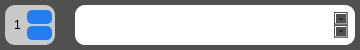
                     <widget class="QWidget" name="widget_33" native="true">
                      <property name="sizePolicy">
                       <sizepolicy hsizetype="Preferred" vsizetype="Preferred">
                        <horstretch>20</horstretch>
                        <verstretch>10</verstretch>
                       </sizepolicy>
                      </property>
                      <property name="minimumSize">
                       <size>
                        <width>300</width>
                        <height>50</height>
                       </size>
                      </property>
                      <property name="maximumSize">
                       <size>
                        <width>16777215</width>
                        <height>50</height>
                       </size>
                      </property>
                      <property name="styleSheet">
                       <string notr="true">background-color: rgb(80,80,80);
border-radius: 15px</string>
                      </property>
                      <layout class="QGridLayout" name="gridLayout_10">
                       <property name="leftMargin">
                        <number>5</number>
                       </property>
                       <property name="topMargin">
                        <number>5</number>
                       </property>
                       <property name="rightMargin">
                        <number>5</number>
                       </property>
                       <property name="bottomMargin">
                        <number>5</number>
                       </property>
                       <property name="spacing">
                        <number>0</number>
                       </property>
                       <item row="0" column="1">
                        <spacer name="horizontalSpacer_31">
                         <property name="orientation">
                          <enum>Qt::Orientation::Horizontal</enum>
                         </property>
                         <property name="sizeType">
                          <enum>QSizePolicy::Policy::Minimum</enum>
                         </property>
                         <property name="sizeHint" stdset="0">
                          <size>
                           <width>20</width>
                           <height>20</height>
                          </size>
                         </property>
                        </spacer>
                       </item>
                       <item row="0" column="0">
                        <widget class="QWidget" name="widget_15" native="true">
                         <property name="sizePolicy">
                          <sizepolicy hsizetype="Minimum" vsizetype="Minimum">
                           <horstretch>0</horstretch>
                           <verstretch>0</verstretch>
                          </sizepolicy>
                         </property>
                         <property name="minimumSize">
                          <size>
                           <width>50</width>
                           <height>40</height>
                          </size>
                         </property>
                         <property name="maximumSize">
                          <size>
                           <width>50</width>
                           <height>40</height>
                          </size>
                         </property>
                         <property name="palette">
                          <palette>
                           <active>
                            <colorrole role="Button">
                             <brush brushstyle="SolidPattern">
                              <color alpha="255">
                               <red>200</red>
                               <green>200</green>
                               <blue>200</blue>
                              </color>
                             </brush>
                            </colorrole>
                            <colorrole role="Text">
                             <brush brushstyle="SolidPattern">
                              <color alpha="255">
                               <red>220</red>
                               <green>227</green>
                               <blue>213</blue>
                              </color>
                             </brush>
                            </colorrole>
                            <colorrole role="ButtonText">
                             <brush brushstyle="SolidPattern">
                              <color alpha="255">
                               <red>0</red>
                               <green>0</green>
                               <blue>0</blue>
                              </color>
                             </brush>
                            </colorrole>
                            <colorrole role="Base">
                             <brush brushstyle="SolidPattern">
                              <color alpha="255">
                               <red>200</red>
                               <green>200</green>
                               <blue>200</blue>
                              </color>
                             </brush>
                            </colorrole>
                            <colorrole role="Window">
                             <brush brushstyle="SolidPattern">
                              <color alpha="255">
                               <red>200</red>
                               <green>200</green>
                               <blue>200</blue>
                              </color>
                             </brush>
                            </colorrole>
                           </active>
                           <inactive>
                            <colorrole role="Button">
                             <brush brushstyle="SolidPattern">
                              <color alpha="255">
                               <red>200</red>
                               <green>200</green>
                               <blue>200</blue>
                              </color>
                             </brush>
                            </colorrole>
                            <colorrole role="Text">
                             <brush brushstyle="SolidPattern">
                              <color alpha="255">
                               <red>220</red>
                               <green>227</green>
                               <blue>213</blue>
                              </color>
                             </brush>
                            </colorrole>
                            <colorrole role="ButtonText">
                             <brush brushstyle="SolidPattern">
                              <color alpha="255">
                               <red>0</red>
                               <green>0</green>
                               <blue>0</blue>
                              </color>
                             </brush>
                            </colorrole>
                            <colorrole role="Base">
                             <brush brushstyle="SolidPattern">
                              <color alpha="255">
                               <red>200</red>
                               <green>200</green>
                               <blue>200</blue>
                              </color>
                             </brush>
                            </colorrole>
                            <colorrole role="Window">
                             <brush brushstyle="SolidPattern">
                              <color alpha="255">
                               <red>200</red>
                               <green>200</green>
                               <blue>200</blue>
                              </color>
                             </brush>
                            </colorrole>
                           </inactive>
                           <disabled>
                            <colorrole role="Button">
                             <brush brushstyle="SolidPattern">
                              <color alpha="255">
                               <red>200</red>
                               <green>200</green>
                               <blue>200</blue>
                              </color>
                             </brush>
                            </colorrole>
                            <colorrole role="Base">
                             <brush brushstyle="SolidPattern">
                              <color alpha="255">
                               <red>200</red>
                               <green>200</green>
                               <blue>200</blue>
                              </color>
                             </brush>
                            </colorrole>
                            <colorrole role="Window">
                             <brush brushstyle="SolidPattern">
                              <color alpha="255">
                               <red>200</red>
                               <green>200</green>
                               <blue>200</blue>
                              </color>
                             </brush>
                            </colorrole>
                           </disabled>
                          </palette>
                         </property>
                         <property name="styleSheet">
                          <string notr="true">background-color:rgb(200,200,200);
border-radius: 10px;</string>
                         </property>
                         <layout class="QHBoxLayout" name="horizontalLayout_11">
                          <property name="leftMargin">
                           <number>5</number>
                          </property>
                          <property name="topMargin">
                           <number>0</number>
                          </property>
                          <property name="rightMargin">
                           <number>0</number>
                          </property>
                          <property name="bottomMargin">
                           <number>0</number>
                          </property>
                          <item>
                           <widget class="QSpinBox" name="spinBox_3">
                            <property name="minimumSize">
                             <size>
                              <width>40</width>
                              <height>30</height>
                             </size>
                            </property>
                            <property name="maximumSize">
                             <size>
                              <width>40</width>
                              <height>30</height>
                             </size>
                            </property>
                            <property name="baseSize">
                             <size>
                              <width>5</width>
                              <height>5</height>
                             </size>
                            </property>
                            <property name="palette">
                             <palette>
                              <active>
                               <colorrole role="Button">
                                <brush brushstyle="SolidPattern">
                                 <color alpha="255">
                                  <red>200</red>
                                  <green>200</green>
                                  <blue>200</blue>
                                 </color>
                                </brush>
                               </colorrole>
                               <colorrole role="Text">
                                <brush brushstyle="SolidPattern">
                                 <color alpha="255">
                                  <red>2</red>
                                  <green>1</green>
                                  <blue>1</blue>
                                 </color>
                                </brush>
                               </colorrole>
                               <colorrole role="Base">
                                <brush brushstyle="SolidPattern">
                                 <color alpha="255">
                                  <red>200</red>
                                  <green>200</green>
                                  <blue>200</blue>
                                 </color>
                                </brush>
                               </colorrole>
                               <colorrole role="Window">
                                <brush brushstyle="SolidPattern">
                                 <color alpha="255">
                                  <red>200</red>
                                  <green>200</green>
                                  <blue>200</blue>
                                 </color>
                                </brush>
                               </colorrole>
                              </active>
                              <inactive>
                               <colorrole role="Button">
                                <brush brushstyle="SolidPattern">
                                 <color alpha="255">
                                  <red>200</red>
                                  <green>200</green>
                                  <blue>200</blue>
                                 </color>
                                </brush>
                               </colorrole>
                               <colorrole role="Text">
                                <brush brushstyle="SolidPattern">
                                 <color alpha="255">
                                  <red>2</red>
                                  <green>1</green>
                                  <blue>1</blue>
                                 </color>
                                </brush>
                               </colorrole>
                               <colorrole role="Base">
                                <brush brushstyle="SolidPattern">
                                 <color alpha="255">
                                  <red>200</red>
                                  <green>200</green>
                                  <blue>200</blue>
                                 </color>
                                </brush>
                               </colorrole>
                               <colorrole role="Window">
                                <brush brushstyle="SolidPattern">
                                 <color alpha="255">
                                  <red>200</red>
                                  <green>200</green>
                                  <blue>200</blue>
                                 </color>
                                </brush>
                               </colorrole>
                              </inactive>
                              <disabled>
                               <colorrole role="Button">
                                <brush brushstyle="SolidPattern">
                                 <color alpha="255">
                                  <red>200</red>
                                  <green>200</green>
                                  <blue>200</blue>
                                 </color>
                                </brush>
                               </colorrole>
                               <colorrole role="Base">
                                <brush brushstyle="SolidPattern">
                                 <color alpha="255">
                                  <red>200</red>
                                  <green>200</green>
                                  <blue>200</blue>
                                 </color>
                                </brush>
                               </colorrole>
                               <colorrole role="Window">
                                <brush brushstyle="SolidPattern">
                                 <color alpha="255">
                                  <red>200</red>
                                  <green>200</green>
                                  <blue>200</blue>
                                 </color>
                                </brush>
                               </colorrole>
                              </disabled>
                             </palette>
                            </property>
                            <property name="styleSheet">
                             <string notr="true">QSpinBox::up-button{
			background-color:rgb(37,125,239);
			border-radius: 5px;
			width: 25px;
height:14px;
}
QSpinBox::down-button{
background-color:rgb(37,125,239);
border-radius: 5px;
width: 25px;
height:14px;
}
QSpinBox::down-arrow{
image:url(:/new/prefix1/arrow.png);
width: 8px;
height: 8px;
}

QSpinBox::up-arrow{
image:url(:/new/prefix1/arrow_up.png);
width: 8px;
height: 8px;
}
QSpinBox::base{
background-color: rgb(40,40,40);
border-radius: 5px;}</string>
                            </property>
                            <property name="minimum">
                             <number>1</number>
                            </property>
                            <property name="maximum">
                             <number>4</number>
                            </property>
                           </widget>
                          </item>
                         </layout>
                        </widget>
                       </item>
                       <item row="0" column="2">
                        <widget class="QPlainTextEdit" name="plainTextEdit_3">
                         <property name="enabled">
                          <bool>true</bool>
                         </property>
                         <property name="minimumSize">
                          <size>
                           <width>280</width>
                           <height>20</height>
                          </size>
                         </property>
                         <property name="palette">
                          <palette>
                           <active>
                            <colorrole role="WindowText">
                             <brush brushstyle="SolidPattern">
                              <color alpha="255">
                               <red>0</red>
                               <green>0</green>
                               <blue>0</blue>
                              </color>
                             </brush>
                            </colorrole>
                            <colorrole role="Button">
                             <brush brushstyle="SolidPattern">
                              <color alpha="255">
                               <red>255</red>
                               <green>255</green>
                               <blue>255</blue>
                              </color>
                             </brush>
                            </colorrole>
                            <colorrole role="Text">
                             <brush brushstyle="SolidPattern">
                              <color alpha="255">
                               <red>0</red>
                               <green>0</green>
                               <blue>0</blue>
                              </color>
                             </brush>
                            </colorrole>
                            <colorrole role="ButtonText">
                             <brush brushstyle="SolidPattern">
                              <color alpha="255">
                               <red>0</red>
                               <green>0</green>
                               <blue>0</blue>
                              </color>
                             </brush>
                            </colorrole>
                            <colorrole role="Base">
                             <brush brushstyle="SolidPattern">
                              <color alpha="255">
                               <red>255</red>
                               <green>255</green>
                               <blue>255</blue>
                              </color>
                             </brush>
                            </colorrole>
                            <colorrole role="Window">
                             <brush brushstyle="SolidPattern">
                              <color alpha="255">
                               <red>255</red>
                               <green>255</green>
                               <blue>255</blue>
                              </color>
                             </brush>
                            </colorrole>
                            <colorrole role="PlaceholderText">
                             <brush brushstyle="SolidPattern">
                              <color alpha="128">
                               <red>0</red>
                               <green>0</green>
                               <blue>0</blue>
                              </color>
                             </brush>
                            </colorrole>
                           </active>
                           <inactive>
                            <colorrole role="WindowText">
                             <brush brushstyle="SolidPattern">
                              <color alpha="255">
                               <red>0</red>
                               <green>0</green>
                               <blue>0</blue>
                              </color>
                             </brush>
                            </colorrole>
                            <colorrole role="Button">
                             <brush brushstyle="SolidPattern">
                              <color alpha="255">
                               <red>255</red>
                               <green>255</green>
                               <blue>255</blue>
                              </color>
                             </brush>
                            </colorrole>
                            <colorrole role="Text">
                             <brush brushstyle="SolidPattern">
                              <color alpha="255">
                               <red>0</red>
                               <green>0</green>
                               <blue>0</blue>
                              </color>
                             </brush>
                            </colorrole>
                            <colorrole role="ButtonText">
                             <brush brushstyle="SolidPattern">
                              <color alpha="255">
                               <red>0</red>
                               <green>0</green>
                               <blue>0</blue>
                              </color>
                             </brush>
                            </colorrole>
                            <colorrole role="Base">
                             <brush brushstyle="SolidPattern">
                              <color alpha="255">
                               <red>255</red>
                               <green>255</green>
                               <blue>255</blue>
                              </color>
                             </brush>
                            </colorrole>
                            <colorrole role="Window">
                             <brush brushstyle="SolidPattern">
                              <color alpha="255">
                               <red>255</red>
                               <green>255</green>
                               <blue>255</blue>
                              </color>
                             </brush>
                            </colorrole>
                            <colorrole role="PlaceholderText">
                             <brush brushstyle="SolidPattern">
                              <color alpha="128">
                               <red>0</red>
                               <green>0</green>
                               <blue>0</blue>
                              </color>
                             </brush>
                            </colorrole>
                           </inactive>
                           <disabled>
                            <colorrole role="WindowText">
                             <brush brushstyle="SolidPattern">
                              <color alpha="255">
                               <red>0</red>
                               <green>0</green>
                               <blue>0</blue>
                              </color>
                             </brush>
                            </colorrole>
                            <colorrole role="Button">
                             <brush brushstyle="SolidPattern">
                              <color alpha="255">
                               <red>255</red>
                               <green>255</green>
                               <blue>255</blue>
                              </color>
                             </brush>
                            </colorrole>
                            <colorrole role="Text">
                             <brush brushstyle="SolidPattern">
                              <color alpha="255">
                               <red>0</red>
                               <green>0</green>
                               <blue>0</blue>
                              </color>
                             </brush>
                            </colorrole>
                            <colorrole role="ButtonText">
                             <brush brushstyle="SolidPattern">
                              <color alpha="255">
                               <red>0</red>
                               <green>0</green>
                               <blue>0</blue>
                              </color>
                             </brush>
                            </colorrole>
                            <colorrole role="Base">
                             <brush brushstyle="SolidPattern">
                              <color alpha="255">
                               <red>255</red>
                               <green>255</green>
                               <blue>255</blue>
                              </color>
                             </brush>
                            </colorrole>
                            <colorrole role="Window">
                             <brush brushstyle="SolidPattern">
                              <color alpha="255">
                               <red>255</red>
                               <green>255</green>
                               <blue>255</blue>
                              </color>
                             </brush>
                            </colorrole>
                            <colorrole role="PlaceholderText">
                             <brush brushstyle="SolidPattern">
                              <color alpha="128">
                               <red>0</red>
                               <green>0</green>
                               <blue>0</blue>
                              </color>
                             </brush>
                            </colorrole>
                           </disabled>
                          </palette>
                         </property>
                         <property name="font">
                          <font>
                           <pointsize>14</pointsize>
                          </font>
                         </property>
                         <property name="styleSheet">
                          <string notr="true">background-color: rgb(255,255,255);
color:black;
border-radius: 10px;
padding: 7px;</string>
                         </property>
                         <property name="plainText">
                          <string/>
                         </property>
                         <property name="placeholderText">
                          <string/>
                         </property>
                        </widget>
                       </item>
                      </layout>
                     </widget>
